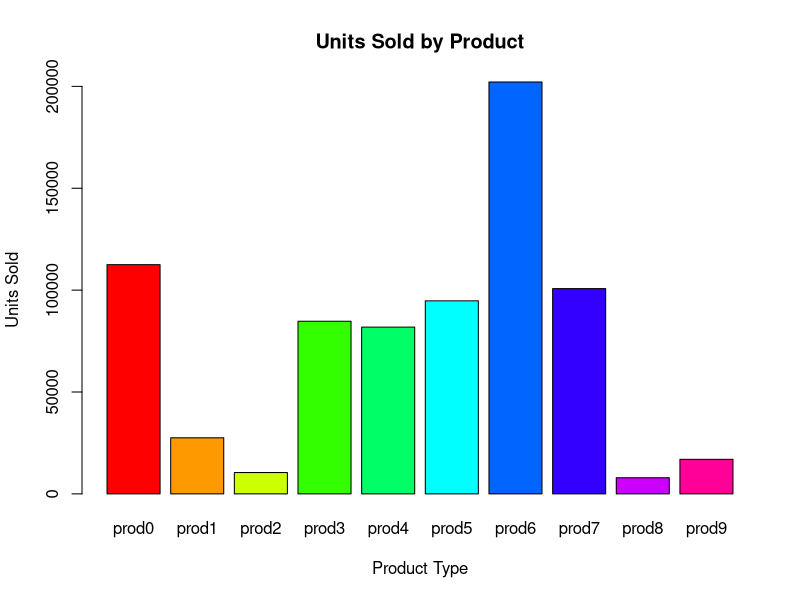
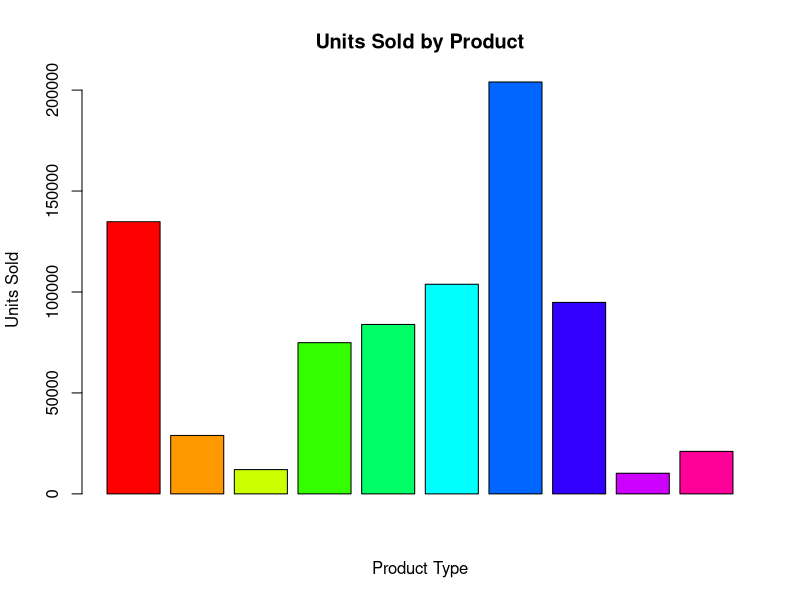
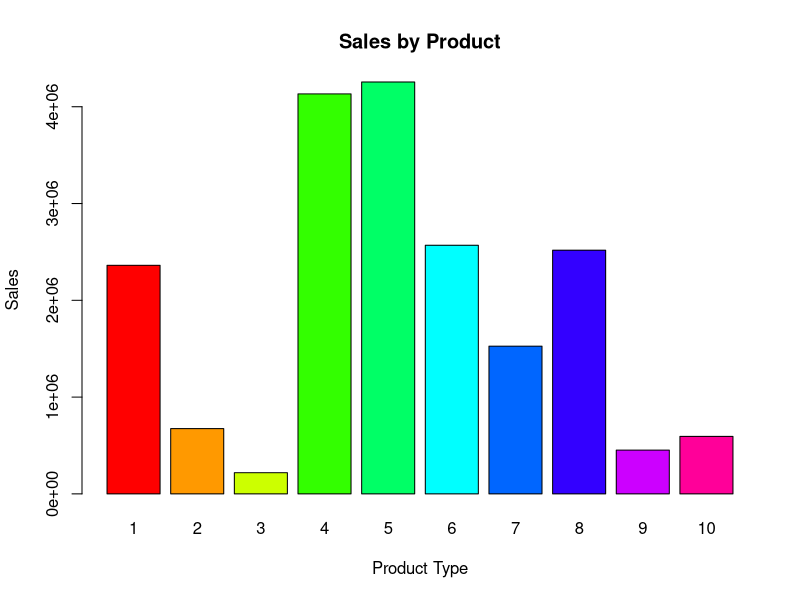
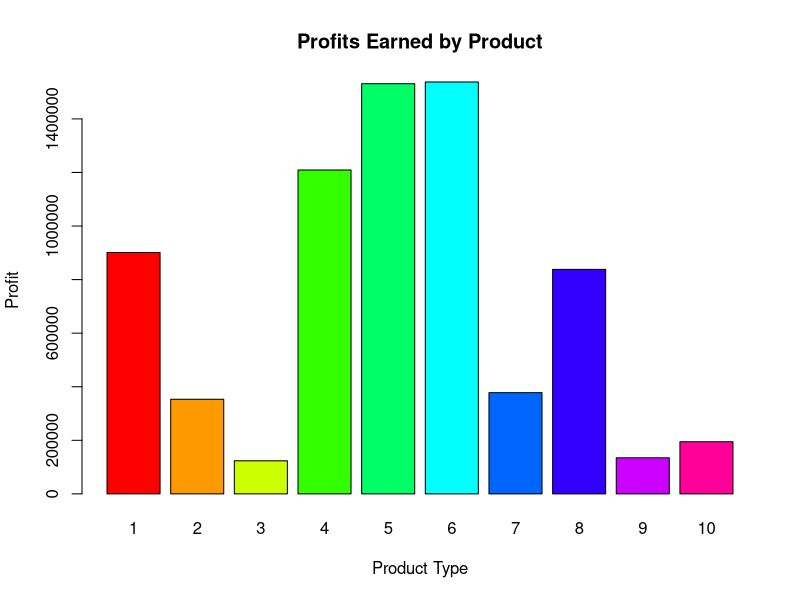
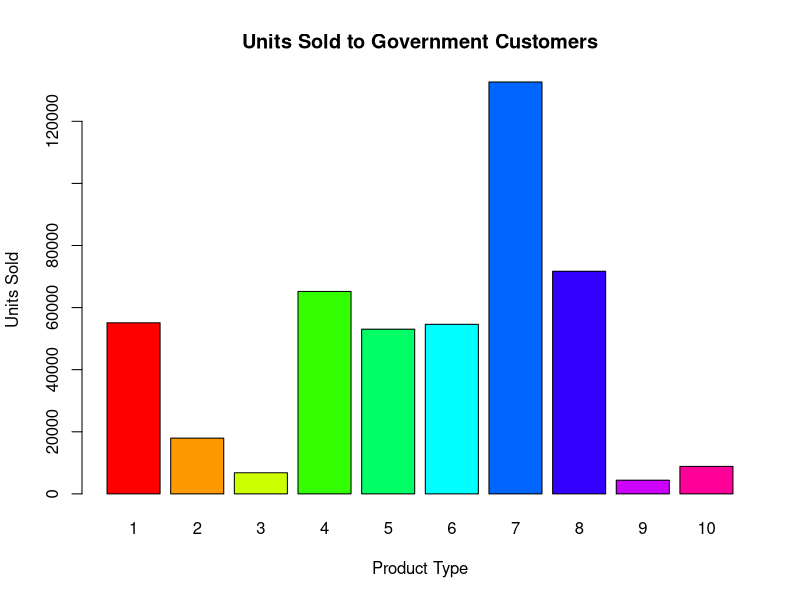
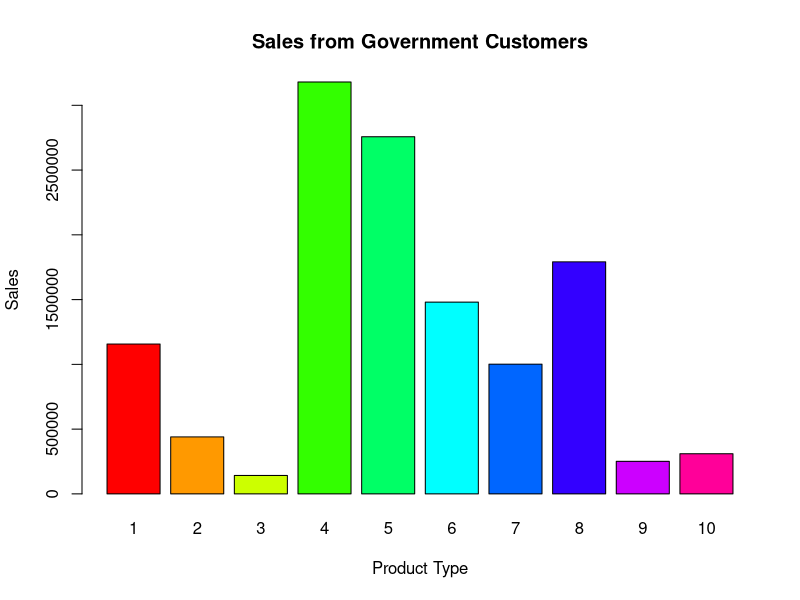
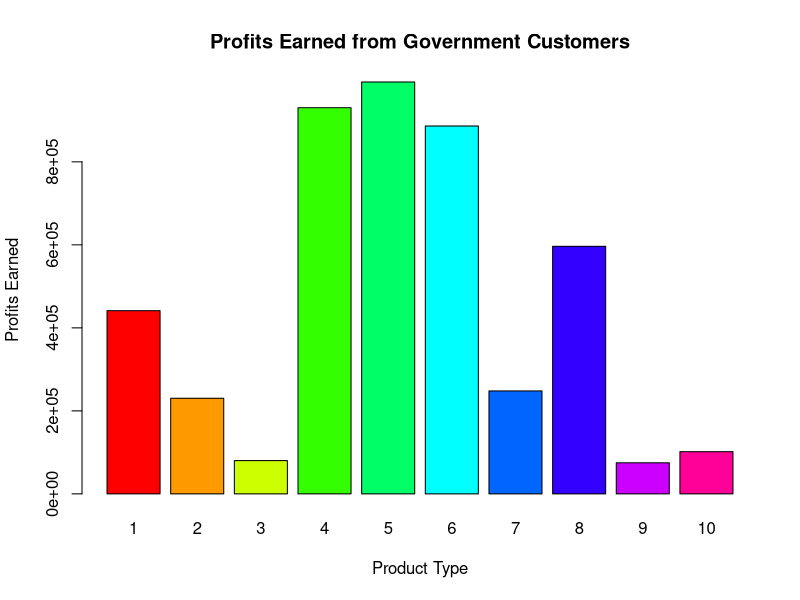
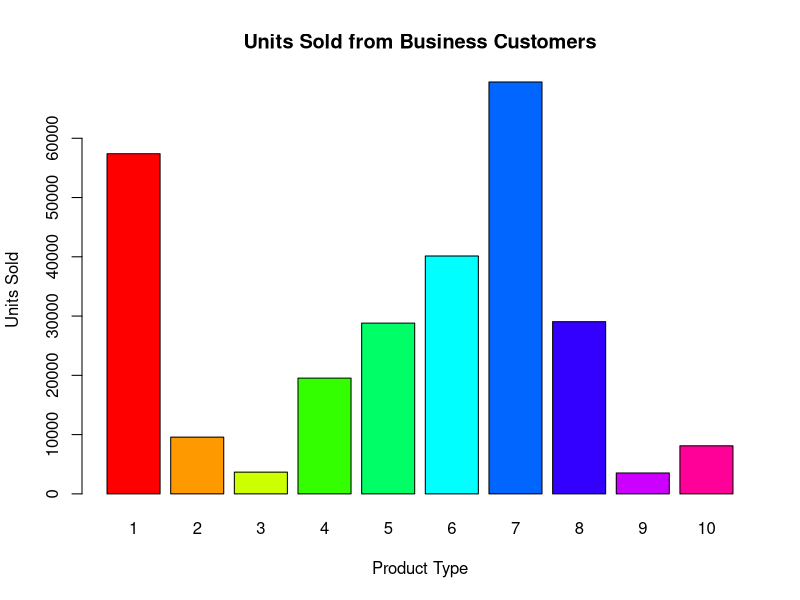

Recreate these plots in R, in order. (Note: this script raises an error after producing the figures.)
# 335 Semester Project
# Tim Eggleston
# Troy Veldhuizen


#####################################################################
# Read in data files
#####################################################################


custs = read.table(
  "custs.txt", 
  header=TRUE,
  sep="\t"
)

#TODO read in as transaction, probably more useful
trans = read.table(
  "trans.txt",
  header=FALSE,
  sep=",",
  fill=TRUE
)

product = read.table(
  "product.txt", 
  header=FALSE,
  sep="\t",
  col.names=c("id","cost","price", "sold")
)


# Create new attributes

# create additional attributes for product table
product["profit"] = product$price - product$cost
product["prodCost"] = product$cost * product$sold
product["prodSales"] = product$price * product$sold
product["prodProfit"] = product$profit * product$sold
product["%ofTotSales"] = product$prodSales / sum(product$prodSales)
product["%ofTotProfit"] = product$prodProfit / sum(product$prodProfit)

# create additional attributes for the custs table
custs["prod0Sales"] = product[product$id == 0,3] * custs$prod0
custs["prod1Sales"] = product[product$id == 1,3] * custs$prod1
custs["prod2Sales"] = product[product$id == 2,3] * custs$prod2
custs["prod3Sales"] = product[product$id == 3,3] * custs$prod3
custs["prod4Sales"] = product[product$id == 4,3] * custs$prod4
custs["prod5Sales"] = product[product$id == 5,3] * custs$prod5
custs["prod6Sales"] = product[product$id == 6,3] * custs$prod6
custs["prod7Sales"] = product[product$id == 7,3] * custs$prod7
custs["prod8Sales"] = product[product$id == 8,3] * custs$prod8
custs["prod9Sales"] = product[product$id == 9,3] * custs$prod9

custs["prod0Profit"] = product[product$id == 0, 5] * custs$prod0
custs["prod1Profit"] = product[product$id == 1, 5] * custs$prod1
custs["prod2Profit"] = product[product$id == 2, 5] * custs$prod2
custs["prod3Profit"] = product[product$id == 3, 5] * custs$prod3
custs["prod4Profit"] = product[product$id == 4, 5] * custs$prod4
custs["prod5Profit"] = product[product$id == 5, 5] * custs$prod5
custs["prod6Profit"] = product[product$id == 6, 5] * custs$prod6
custs["prod7Profit"] = product[product$id == 7, 5] * custs$prod7
custs["prod8Profit"] = product[product$id == 8, 5] * custs$prod8
custs["prod9Profit"] = product[product$id == 9, 5] * custs$prod9

custs["custSales"] = 
  custs$prod0Sales + 
  custs$prod1Sales + 
  custs$prod2Sales + 
  custs$prod3Sales + 
  custs$prod4Sales + 
  custs$prod5Sales + 
  custs$prod6Sales + 
  custs$prod7Sales + 
  custs$prod8Sales + 
  custs$prod9Sales

custs["custProfit"] = 
  custs$prod0Profit + 
  custs$prod1Profit + 
  custs$prod2Profit + 
  custs$prod3Profit + 
  custs$prod4Profit + 
  custs$prod5Profit + 
  custs$prod6Profit + 
  custs$prod7Profit + 
  custs$prod8Profit + 
  custs$prod9Profit


#####################################################################
# Preliminary analysis
#####################################################################


# bar: units sold by product
unitss = colSums(custs[3:12])
barplot(
  unitss, 
  main="Units Sold by Product",
  xlab="Product Type",
  ylab="Units Sold",
  col=rainbow(10)
)

# why the difference?
# think it's because this one does not bin by product
# not sure how to fix it
# bar: units sold by product
barplot(
  product$sold, 
  main="Units Sold by Product",
  xlab="Product Type",
  ylab="Units Sold",
  col=rainbow(10)
)

# bar: sales by product
sales = colSums(custs[15:24])
nms = c("1","2","3","4","5","6","7","8","9","10")
sales = setNames(sales,nms)
barplot(
  sales, 
  main="Sales by Product",
  xlab="Product Type",
  ylab="Sales",
  col=rainbow(10)
)

# bar: profits by product
profit = colSums(custs[25:34])
nms = c("1","2","3","4","5","6","7","8","9","10")
profit = setNames(profit,nms)
barplot(
  profit, 
  main="Profits Earned by Product",
  xlab="Product Type",
  ylab="Profit",
  col=rainbow(10)
)

# bar: units sold by gov customers
govattr = custs[custs$org == "g",]
govunits = colSums(govattr[3:12])
nms = c("1","2","3","4","5","6","7","8","9","10")
govunits = setNames(govunits,nms)
barplot(
  govunits, 
  main="Units Sold to Government Customers",
  xlab="Product Type",
  ylab="Units Sold",
  col=rainbow(10)
)

# bar: sales by gov customers
govattr = custs[custs$org == "g",]
govsales = colSums(govattr[15:24])
nms = c("1","2","3","4","5","6","7","8","9","10")
govsales = setNames(govsales,nms)
barplot(
  govsales, 
  main="Sales from Government Customers",
  xlab="Product Type",
  ylab="Sales",
  col=rainbow(10)
)


# bar: profits earned by gov customers
govattr = custs[custs$org == "g",]
govprofit = colSums(govattr[25:34])
ms = c("1","2","3","4","5","6","7","8","9","10")
govprofit = setNames(govprofit,nms)
barplot(
  govprofit, 
  main="Profits Earned from Government Customers",
  xlab="Product Type",
  ylab="Profits Earned",
  col=rainbow(10)
)


# bar: units sold by bus customers
busattr = custs[custs$org == "b",]
busunits = colSums(busattr[3:12])
ms = c("1","2","3","4","5","6","7","8","9","10")
busunits = setNames(busunits,nms)
barplot(
  busunits, 
  main="Units Sold from Business Customers",
  xlab="Product Type",
  ylab="Units Sold",
  col=rainbow(10)
)

# bar: sales by bus customers
busattr = custs[custs$org == "b",]
bussales = colSums(busattr[15:24])
ms = c("1","2","3","4","5","6","7","8","9","10")
bussales = setNames(bussales,nms)
barplot(
  bussums[0:9], 
  main="Sales from Business Customers",
  xlab="Product Type",
  ylab="Sales",
  col=rainbow(10)
)

# bar: profits by bus customers
busattr = custs[custs$org == "b",]
busprofit = colSums(busattr[25:34])
ms = c("1","2","3","4","5","6","7","8","9","10")
busprofit = setNames(busprofit,nms)
barplot(
  busprofit, 
  main="Profits Earned from Business Customers",
  xlab="Product Type",
  ylab="Profits Earned",
  col=rainbow(10)
)

#parallel coordinates
# not sure why not working
library(MASS)
orgsums = aggregate(. ~ custs$org, data=custs, FUN=sum)
parcoord(orgsums)

# boxplot: days late
# note the outliers
boxplot(
  custs$daysLate ~ custs$org, 
  main="Days Late by Organization Type", 
  xlab="Organization", 
  ylab="Days Late"
)

# boxplot: units sold per client by org type
boxplot(
  custs$sales ~ custs$org, 
  main="Units Sold per Client by Organization Type", 
  xlab="Organization", 
  ylab="Units Sold"
)

# boxplot: sales per client by org type
boxplot(
  custs$custSales ~ custs$org, 
  main="Sales per Client by Organization Type", 
  xlab="Organization", 
  ylab="Sales"
)

# boxplot: profit per client by org type
boxplot(
  custs$custProfit ~ custs$org, 
  main="Profit per Client by Organization Type", 
  xlab="Organization", 
  ylab="Profit"
)




